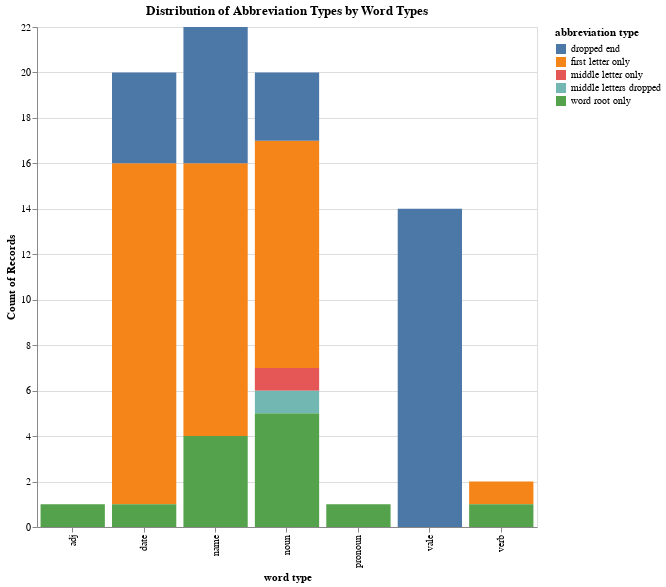

Notebook code cell kept with this figure:
### Markdown cell above
### Abbreviations by Abbreviation Type and Word Type

### Code cell
alt.Chart(df).mark_bar().encode(
    x='word type:N',
    y='count():Q',
    color='abbreviation type:N'
).properties(
    title = 'Distribution of Abbreviation Types by Word Types',
    width = 500,
    height = 500
)

### Figure 1 — Vega-Lite specification as saved in the notebook (floating-point values rounded to 4 significant figures)
{"config": {"view": {"continuousWidth": 400, "continuousHeight": 300}}, "data": {"name": "data-33dfd79e3ae9213c0c72d14e2f98fe35"}, "mark": "bar", "encoding": {"color": {"field": "abbreviation type", "type": "nominal"}, "x": {"field": "word type", "type": "nominal"}, "y": {"aggregate": "count", "type": "quantitative"}}, "height": 500, "title": "Distribution of Abbreviation Types by Word Types", "width": 500, "$schema": "https://vega.github.io/schema/vega-lite/v4.17.0.json", "datasets": {"data-33dfd79e3ae9213c0c72d14e2f98fe35": [{"graffito number": 3, "abbreviation": "va", "word": "vale", "word type": "vale", "abbreviation type": "dropped end", "location": "domestic"}, {"graffito number": 6, "abbreviation": "va", "word": "vale", "word type": "vale", "abbreviation type": "dropped end", "location": "domestic"}, {"graffito number": 10, "abbreviation": "K", "word": "Kalendas", "word type": "date", "abbreviation type": "first letter only", "location": "domestic"}, {"graffito number": 10, "abbreviation": "K", "word": "Kalendas", "word type": "date", "abbreviation type": "first letter only", "location": "domestic"}, {"graffito number": 10, "abbreviation": "K", "word": "Kalendas", "word type": "date", "abbreviation type": "first letter only", "location": "domestic"}, {"graffito number": 14, "abbreviation": "va", "word": "vale", "word type": "vale", "abbreviation type": "dropped end", "location": "domestic"}, {"graffito number": 15, "abbreviation": "Pompon", "word": "Pomponius", "word type": "name", "abbreviation type": "word root only", "location": "domestic"}, {"graffito number": 22, "abbreviation": "S", "word": "Sexto", "word type": "name", "abbreviation type": "first letter only", "location": "domestic"}, {"graffito number": 22, "abbreviation": "s", "word": "salutem", "word type": "noun", "abbreviation type": "first letter only", "location": "domestic"}, {"graffito number": 25, "abbreviation": "N", "word": "numeri", "word type": "noun", "abbreviation type": "first letter only", "location": "domestic"}, {"graffito number": 26, "abbreviation": "Secund", "word": "Secundus", "word type": "name", "abbreviation type": "word root only", "location": "domestic"}, {"graffito number": 28, "abbreviation": "Eulymen", "word": "Eulymenus", "word type": "name", "abbreviation type": "word root only", "location": "domestic"}, {"graffito number": 29, "abbreviation": "paup", "word": "pauper", "word type": "noun", "abbreviation type": "dropped end", "location": "domestic"}, {"graffito number": 30, "abbreviation": "Ho", "word": "Hormus", "word type": "name", "abbreviation type": "dropped end", "location": "domestic"}, {"graffito number": 31, "abbreviation": "Ti", "word": "Titus", "word type": "name", "abbreviation type": "dropped end", "location": "domestic"}, {"graffito number": 32, "abbreviation": "s", "word": "salutem", "word type": "noun", "abbreviation type": "first letter only", "location": "domestic"}, {"graffito number": 33, "abbreviation": "M", "word": "Marcus", "word type": "name", "abbreviation type": "first letter only", "location": "domestic"}, {"graffito number": 35, "abbreviation": "Apri", "word": "Aprilis", "word type": "date", "abbreviation type": "dropped end", "location": "domestic"}, {"graffito number": 36, "abbreviation": "a", "word": "annis", "word type": "date", "abbreviation type": "first letter only", "location": "domestic"}, {"graffito number": 41, "abbreviation": "s", "word": "sunt", "word type": "verb", "abbreviation type": "first letter only", "location": "domestic"}, {"graffito number": 44, "abbreviation": "M", "word": "Marcus", "word type": "name", "abbreviation type": "first letter only", "location": "domestic"}, {"graffito number": 44, "abbreviation": "Caes", "word": "Caesar", "word type": "name", "abbreviation type": "dropped end", "location": "domestic"}, {"graffito number": 51, "abbreviation": "va", "word": "vale", "word type": "vale", "abbreviation type": "dropped end", "location": "domestic"}, {"graffito number": 55, "abbreviation": "va", "word": "vale", "word type": "vale", "abbreviation type": "dropped end", "location": "domestic"}, {"graffito number": 56, "abbreviation": "t", "word": "detractis", "word type": "noun", "abbreviation type": "middle letter only", "location": "domestic"}, {"graffito number": 58, "abbreviation": "A", "word": "Aulus", "word type": "name", "abbreviation type": "first letter only", "location": "domestic"}, {"graffito number": 58, "abbreviation": "a", "word": "assibus", "word type": "noun", "abbreviation type": "first letter only", "location": "domestic"}, {"graffito number": 59, "abbreviation": "K", "word": "Kalendas", "word type": "date", "abbreviation type": "first letter only", "location": "domestic"}, {"graffito number": 60, "abbreviation": "Salute", "word": "Salutem", "word type": "noun", "abbreviation type": "word root only", "location": "domestic"}, {"graffito number": 60, "abbreviation": "ven", "word": "venientis", "word type": "noun", "abbreviation type": "dropped end", "location": "domestic"}, {"graffito number": 61, "abbreviation": "Augu", "word": "Augusti", "word type": "name", "abbreviation type": "dropped end", "location": "domestic"}, {"graffito number": 64, "abbreviation": "C", "word": "Caius", "word type": "name", "abbreviation type": "first letter only", "location": "domestic"}, {"graffito number": 66, "abbreviation": "va", "word": "vale", "word type": "vale", "abbreviation type": "dropped end", "location": "domestic"}, {"graffito number": 70, "abbreviation": "M", "word": "Marcus", "word type": "name", "abbreviation type": "first letter only", "location": "domestic"}, {"graffito number": 71, "abbreviation": "is", "word": "ipsa/issa", "word type": "pronoun", "abbreviation type": "word root only", "location": "domestic"}, {"graffito number": 73, "abbreviation": "va", "word": "vale", "word type": "vale", "abbreviation type": "dropped end", "location": "domestic"}, {"graffito number": 75, "abbreviation": "p", "word": "pondo", "word type": "noun", "abbreviation type": "first letter only", "location": "domestic"}, {"graffito number": 76, "abbreviation": "Ti", "word": "Tiberii", "word type": "name", "abbreviation type": "dropped end", "location": "domestic"}, {"graffito number": 80, "abbreviation": "A", "word": "Assibus", "word type": "noun", "abbreviation type": "first letter only", "location": "domestic"}, {"graffito number": 85, "abbreviation": "va", "word": "vale", "word type": "vale", "abbreviation type": "dropped end", "location": "domestic"}, {"graffito number": 93, "abbreviation": "Ianuar", "word": "Ianuarias", "word type": "date", "abbreviation type": "word root only", "location": "domestic"}, {"graffito number": 94, "abbreviation": "K", "word": "Kalendas", "word type": "date", "abbreviation type": "first letter only", "location": "domestic"}, {"graffito number": 94, "abbreviation": "Ian", "word": "Ianuarias", "word type": "date", "abbreviation type": "dropped end", "location": "domestic"}, {"graffito number": 94, "abbreviation": "K", "word": "Kalendas", "word type": "date", "abbreviation type": "first letter only", "location": "domestic"}, {"graffito number": 94, "abbreviation": "G", "word": "Germanus", "word type": "name", "abbreviation type": "first letter only", "location": "domestic"}, {"graffito number": 94, "abbreviation": "K", "word": "Kalendas", "word type": "date", "abbreviation type": "first letter only", "location": "domestic"}, {"graffito number": 94, "abbreviation": "K", "word": "Kalendas", "word type": "date", "abbreviation type": "first letter only", "location": "domestic"}, {"graffito number": 94, "abbreviation": "K", "word": "Kalendas", "word type": "date", "abbreviation type": "first letter only", "location": "domestic"}, {"graffito number": 94, "abbreviation": "G", "word": "Germanus", "word type": "name", "abbreviation type": "first letter only", "location": "domestic"}, {"graffito number": 94, "abbreviation": "K", "word": "Kalendas", "word type": "date", "abbreviation type": "first letter only", "location": "domestic"}, {"graffito number": 94, "abbreviation": "G", "word": "Germanus", "word type": "name", "abbreviation type": "first letter only", "location": "domestic"}, {"graffito number": 95, "abbreviation": "K", "word": "Kalendas", "word type": "date", "abbreviation type": "first letter only", "location": "domestic"}, {"graffito number": 97, "abbreviation": "Nove", "word": "Novembris", "word type": "date", "abbreviation type": "dropped end", "location": "domestic"}, {"graffito number": 100, "abbreviation": "A", "word": "Assibus", "word type": "noun", "abbreviation type": "first letter only", "location": "domestic"}, {"graffito number": 105, "abbreviation": "va", "word": "vale", "word type": "vale", "abbreviation type": "dropped end", "location": "domestic"}, {"graffito number": 106, "abbreviation": "va", "word": "vale", "word type": "vale", "abbreviation type": "dropped end", "location": "domestic"}, {"graffito number": 107, "abbreviation": "M", "word": "Marcus", "word type": "name", "abbreviation type": "first letter only", "location": "domestic"}, {"graffito number": 108, "abbreviation": "salute", "word": "salutem", "word type": "noun", "abbreviation type": "word root only", "location": "domestic"}, {"graffito number": 109, "abbreviation": "va", "word": "vale", "word type": "vale", "abbreviation type": "dropped end", "location": "domestic"}, {"graffito number": 116, "abbreviation": "o", "word": "omnes", "word type": "noun", "abbreviation type": "first letter only", "location": "domestic"}, {"graffito number": 117, "abbreviation": "omn", "word": "omnes", "word type": "noun", "abbreviation type": "word root only", "location": "domestic"}, {"graffito number": 118, "abbreviation": "K", "word": "Kalendas", "word type": "date", "abbreviation type": "first letter only", "location": "domestic"}, {"graffito number": 120, "abbreviation": "Id", "word": "Idibus", "word type": "date", "abbreviation type": "dropped end", "location": "domestic"}, {"graffito number": 120, "abbreviation": "p", "word": "pondo", "word type": "noun", "abbreviation type": "first letter only", "location": "domestic"}, {"graffito number": 123, "abbreviation": "K", "word": "Kalendas", "word type": "date", "abbreviation type": "first letter only", "location": "domestic"}, {"graffito number": 123, "abbreviation": "Iulia", "word": "Iulias", "word type": "name", "abbreviation type": "word root only", "location": "domestic"}, {"graffito number": 4, "abbreviation": "L", "word": "Lucius", "word type": "name", "abbreviation type": "first letter only", "location": "lupanare"}, {"graffito number": 27, "abbreviation": "Q", "word": "Quinti", "word type": "name", "abbreviation type": "first letter only", "location": "lupanare"}, {"graffito number": 29, "abbreviation": "salute", "word": "salutem", "word type": "noun", "abbreviation type": "word root only", "location": "lupanare"}, {"graffito number": 31, "abbreviation": "va", "word": "vale", "word type": "vale", "abbreviation type": "dropped end", "location": "lupanare"}, {"graffito number": 43, "abbreviation": "va", "word": "vale", "word type": "vale", "abbreviation type": "dropped end", "location": "lupanare"}, {"graffito number": 64, "abbreviation": "va", "word": "vale", "word type": "vale", "abbreviation type": "dropped end", "location": "lupanare"}, {"graffito number": 76, "abbreviation": "ratio", "word": "rationem", "word type": "noun", "abbreviation type": "word root only", "location": "lupanare"}, {"graffito number": 82, "abbreviation": "futor", "word": "fututor", "word type": "noun", "abbreviation type": "middle letters dropped", "location": "lupanare"}, {"graffito number": 84, "abbreviation": "valea", "word": "valeas", "word type": "verb", "abbreviation type": "word root only", "location": "lupanare"}, {"graffito number": 92, "abbreviation": "uncu", "word": "uncum", "word type": "adj", "abbreviation type": "word root only", "location": "lupanare"}, {"graffito number": 102, "abbreviation": "sal", "word": "salutem", "word type": "noun", "abbreviation type": "dropped end", "location": "lupanare"}, {"graffito number": 107, "abbreviation": "a", "word": "asses", "word type": "noun", "abbreviation type": "first letter only", "location": "lupanare"}, {"graffito number": 109, "abbreviation": "K", "word": "Kalendas", "word type": "date", "abbreviation type": "first letter only", "location": "lupanare"}, {"graffito number": 109, "abbreviation": "Iul", "word": "Iulias", "word type": "name", "abbreviation type": "dropped end", "location": "lupanare"}]}}
